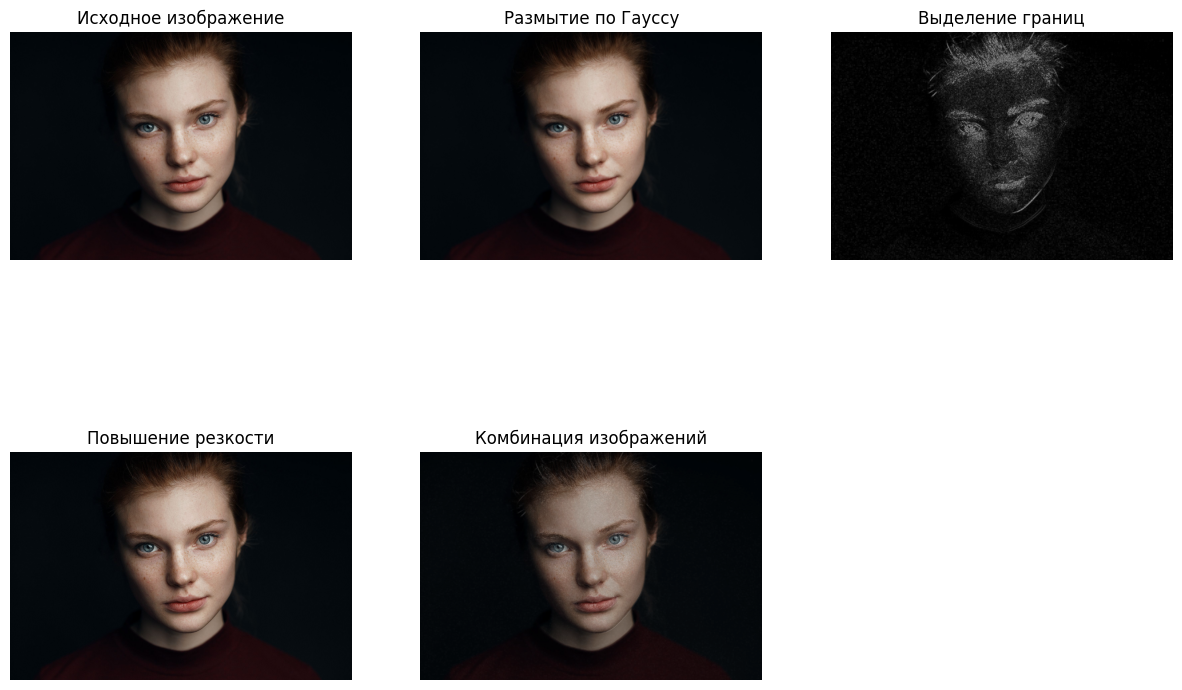
#> input picture загруженное.png, 1182 x 690 px
$ jupyter execute 'выделение красного цвета.ipynb'
#> lines starting #> are read from the running program, lines starting #| are printed output that depends on the picture; after the words box and inside, x2 and y2 are one past the last pixel; in counts of white or black regions, pixels touching at a corner belong together
[cell 1]
import cv2
import matplotlib.pyplot as plt
from google.colab import files
import numpy as np

# Загрузка изображения с компьютера
uploaded = files.upload()
#> the answer given: загруженное.png
image_path = next(iter(uploaded))

image = cv2.imread(image_path)
#> image is the input picture: shape (690, 1182, 3); mean B, G, R 144.6, 144.7, 146.6
image_rgb = cv2.cvtColor(image, cv2.COLOR_BGR2RGB)

# Функция отображения изображений
def show_images(titles, images):
    plt.figure(figsize=(15, 10))
    cols = len(images) if len(images) <= 3 else 3
    for i in range(len(images)):
        plt.subplot((len(images) + cols - 1) // cols , cols, i + 1)
        plt.imshow(images[i], cmap='gray' if len(images[i].shape) == 2 else None)
        plt.title(titles[i])
        plt.axis('off')
    plt.show()


# Преобразование BGR в HSV
hsv = cv2.cvtColor(image, cv2.COLOR_BGR2HSV)
#> hsv: shape (690, 1182, 3); mean H, S, V 33.6, 57.1, 148.5

# Определение диапазона красного цвета
lower_red1 = np.array([0, 100, 100])
upper_red1 = np.array([10, 255, 255])
mask1 = cv2.inRange(hsv, lower_red1, upper_red1)
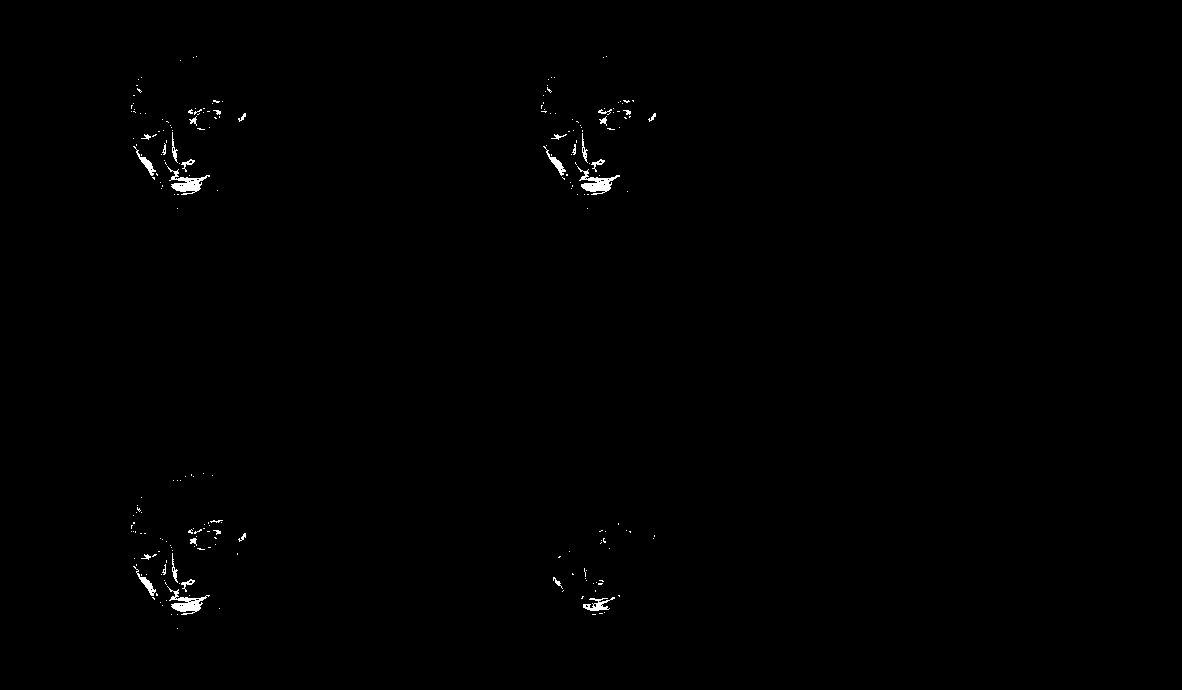
#> mask1: shape (690, 1182); 0.4% white; 231 white regions (200 under 20 px)

lower_red2 = np.array([160, 100, 100])
upper_red2 = np.array([180, 255, 255])
mask2 = cv2.inRange(hsv, lower_red2, upper_red2)
#> mask2: shape (690, 1182); every value is 0

# Объединение масок
mask = mask1 | mask2

# Нахождение контуров
contours, _ = cv2.findContours(mask, cv2.RETR_EXTERNAL, cv2.CHAIN_APPROX_SIMPLE)
#> contours = 231 contours, 216 with area under 20; largest, box (x1, y1, x2, y2) and area: (577, 166, 620, 195) 340, (167, 586, 210, 615) 334, (167, 166, 210, 195) 332, (583, 597, 615, 611) 135, (133, 566, 156, 596) 112

# Рисование контуров на изображении
cv2.drawContours(image, contours, -1, (0, 255, 0), 2)
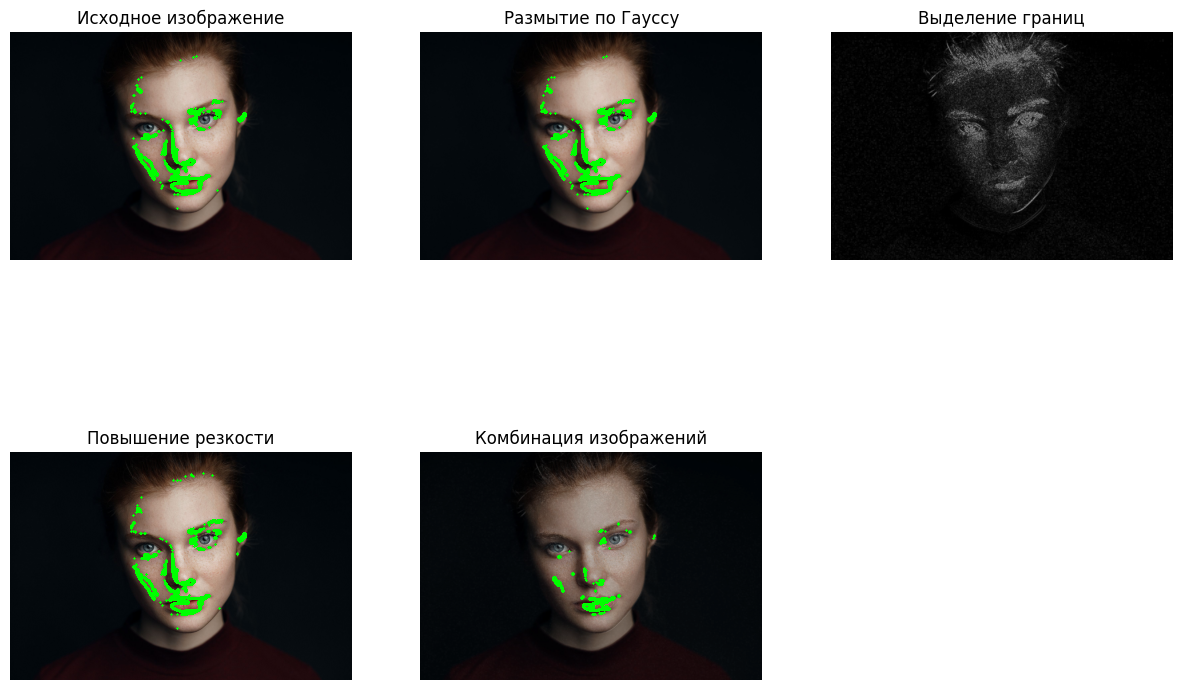
#> image: shape (690, 1182, 3); 0.8% of pixels changed, all inside (x1, y1, x2, y2) = (130, 55, 657, 630)

# Отображение результата
titles = ['Исходное изображение', 'Изображение с контурами']
images = [image_rgb, cv2.cvtColor(image, cv2.COLOR_BGR2RGB)] # Конвертация обратно в RGB для отображения

show_images(titles, images)
#> in show_images, `cols = len(images) if len(images) <= 3 else 3`: cols = 2
#> the loop in show_images, `for i in range(len(images)):` made 2 passes
#> in show_images, `plt.show()`:
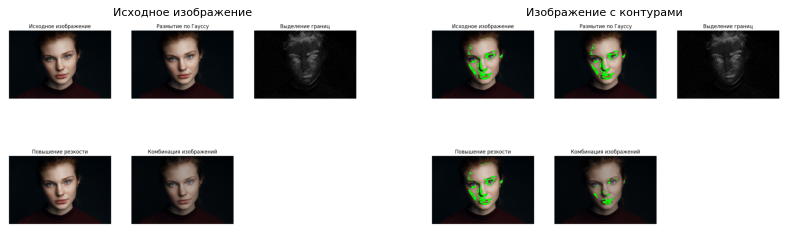
#> figure drawn by matplotlib, 2 panels
